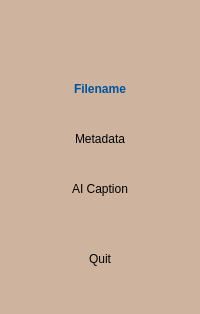
     <widget class="QWidget" name="sidePanel" native="true">
      <property name="enabled">
       <bool>true</bool>
      </property>
      <property name="minimumSize">
       <size>
        <width>130</width>
        <height>300</height>
       </size>
      </property>
      <property name="baseSize">
       <size>
        <width>130</width>
        <height>0</height>
       </size>
      </property>
      <property name="styleSheet">
       <string notr="true">QWidget {
	background-color: rgb(206, 180, 158);
}

QPushButton {
	text-align: center;
	height: 30px;
	border: none;
}
QPushButton:checked {
 color: rgb(0, 82, 155);
font-weight: bold;

}

QPushButton:hover {
	color: rgb(177, 65, 56);
}</string>
      </property>
      <layout class="QVBoxLayout" name="verticalLayout_2" stretch="0,0,0">
       <property name="spacing">
        <number>40</number>
       </property>
       <property name="sizeConstraint">
        <enum>QLayout::SizeConstraint::SetDefaultConstraint</enum>
       </property>
       <property name="leftMargin">
        <number>10</number>
       </property>
       <property name="topMargin">
        <number>20</number>
       </property>
       <property name="rightMargin">
        <number>10</number>
       </property>
       <property name="bottomMargin">
        <number>40</number>
       </property>
       <item>
        <widget class="QLabel" name="logoLabel">
         <property name="sizePolicy">
          <sizepolicy hsizetype="Fixed" vsizetype="Fixed">
           <horstretch>0</horstretch>
           <verstretch>0</verstretch>
          </sizepolicy>
         </property>
         <property name="maximumSize">
          <size>
           <width>130</width>
           <height>90</height>
          </size>
         </property>
         <property name="text">
          <string/>
         </property>
         <property name="textFormat">
          <enum>Qt::TextFormat::AutoText</enum>
         </property>
         <property name="pixmap">
          <pixmap>images/US_Air_Force_Logo_Solid_Colour.svg</pixmap>
         </property>
         <property name="scaledContents">
          <bool>true</bool>
         </property>
         <property name="alignment">
          <set>Qt::AlignmentFlag::AlignCenter</set>
         </property>
         <property name="margin">
          <number>10</number>
         </property>
        </widget>
       </item>
       <item>
        <layout class="QVBoxLayout" name="verticalButtonLayout">
         <property name="spacing">
          <number>20</number>
         </property>
         <property name="sizeConstraint">
          <enum>QLayout::SizeConstraint::SetMinimumSize</enum>
         </property>
         <item>
          <widget class="QPushButton" name="pushButton">
           <property name="text">
            <string>Filename</string>
           </property>
           <property name="checkable">
            <bool>true</bool>
           </property>
           <property name="checked">
            <bool>true</bool>
           </property>
           <property name="autoExclusive">
            <bool>true</bool>
           </property>
          </widget>
         </item>
         <item>
          <widget class="QPushButton" name="metaButton">
           <property name="text">
            <string>Metadata</string>
           </property>
           <property name="checkable">
            <bool>true</bool>
           </property>
           <property name="checked">
            <bool>false</bool>
           </property>
           <property name="autoExclusive">
            <bool>true</bool>
           </property>
          </widget>
         </item>
         <item>
          <widget class="QPushButton" name="aiButton">
           <property name="enabled">
            <bool>true</bool>
           </property>
           <property name="text">
            <string>AI Caption</string>
           </property>
           <property name="checkable">
            <bool>true</bool>
           </property>
           <property name="autoExclusive">
            <bool>true</bool>
           </property>
          </widget>
         </item>
        </layout>
       </item>
       <item>
        <widget class="QPushButton" name="quitButton">
         <property name="text">
          <string>Quit</string>
         </property>
         <property name="checkable">
          <bool>true</bool>
         </property>
        </widget>
       </item>
      </layout>
     </widget>
